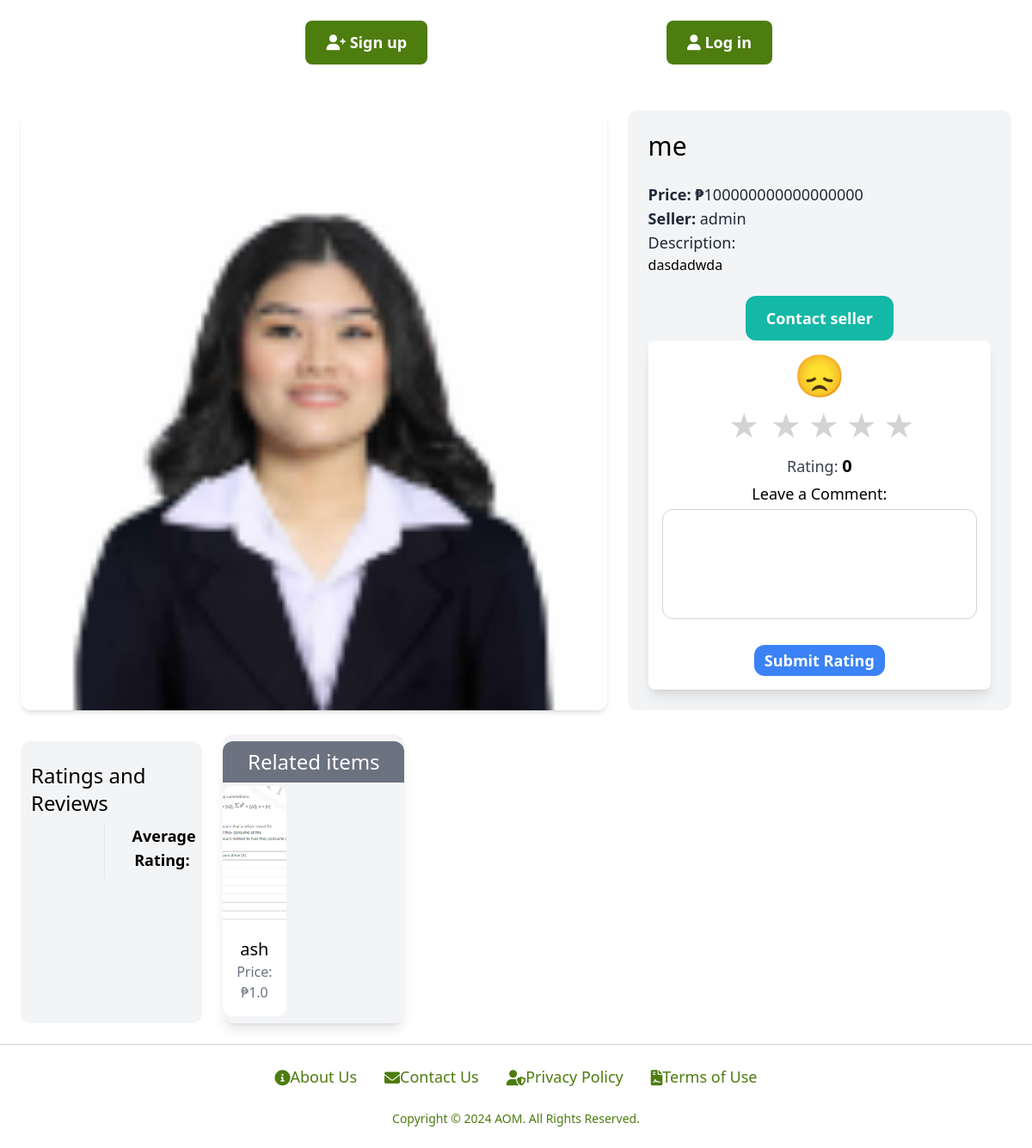
Page /items/1/ on the committed database.
### item/models.py (models this page shows, shortened)
class Item(models.Model):
    category = models.ForeignKey(Category, related_name='items', on_delete=models.CASCADE)
    name = models.CharField(max_length=225)
    description = models.TextField(blank=True, null=True)
    price = models.FloatField()
    image = models.ImageField(upload_to='item_images', blank=True, null=False)
    is_sold = models.BooleanField(default=False)
    created_by = models.ForeignKey(User, related_name='items', on_delete=models.CASCADE)
    created_at = models.DateTimeField(auto_now_add=True)

### item/views.py (the view)
# urls.py: path('<int:pk>/', views.detail, name='detail'),
def detail(request, pk):
    item = get_object_or_404(Item, pk=pk)
    related_items = Item.objects.filter(category=item.category, is_sold=False).exclude(pk=pk)[:3]
    ratings = item.ratings.all()  # Get all ratings for the item
    return render(request, 'item/detail.html', {
        'item': item,
        'related_items': related_items,
        'ratings': ratings
    })

### item/templates/item/detail.html (shortened to what this page needs)
{% extends 'core/base.html' %}
{% block content %}
<link rel="stylesheet" href="https://cdnjs.cloudflare.com/ajax/libs/font-awesome/6.0.0-beta3/css/all.min.css">
<div class="grid grid-cols-5 gap-6">
    <div class="col-span-3">
        <img src="{{ item.image.url }}" class="w-full h-full object-cover rounded-xl shadow-md">
    </div>
    <div class="col-span-2 p-6 bg-gray-100 rounded-xl">
        <h1 class="mb-6 text-3xl">{{ item.name }}</h1>
        <p class="text-lg font-medium text-gray-800"><strong>Price: ₱</strong>{{ item.price }}</p>
        <p class="text-lg font-medium text-gray-800"><strong>Seller: </strong>{{ item.created_by.username }}</p>
        {% if item.description %}
            <p cclass="text-lg font-medium text-gray-800"><strong class="text-lg font-medium text-gray-800">Description: </strong><br>
                {{ item.description }}
            </p>
        {% endif %}
        {% if request.user == item.created_by %}
        <div class="mt-3 p-4 bg-white shadow-lg rounded-lg mb-2">
            <p class="text-lg font-medium text-gray-800">This is your item!</p>
            <a href="{% url 'item:edit' item.id %}" class="inline-block mt-3 px-4 py-2 text-sm font-semibold bg-teal-500 text-white rounded-lg transition duration-200 hover:bg-teal-600 focus:outline-none focus:ring focus:ring-red-300">Edit</a>
            <a href="{% url 'item:delete' item.id %}" class="inline-block mt-3 px-4 py-2 text-sm font-semibold bg-red-500 text-white rounded-lg transition duration-200 hover:bg-red-600 focus:outline-none focus:ring focus:ring-red-300">Delete</a>
        </div>
        <div id="star-rating" class="flex flex-col p-4 bg-white shadow-lg rounded-lg">
            <p id="emoji" class="text-5xl mb-4 flex justify-center">😞</p>
            <div class="flex justify-center space-x-2">
                <span class="star text-3xl cursor-pointer text-gray-400 hover:text-yellow-400 transition duration-200" data-value="1">&#9733;</span>
                <span class="star text-3xl cursor-pointer text-gray-400 hover:text-yellow-400 transition duration-200" data-value="2">&#9733;</span>
                <span class="star text-3xl cursor-pointer text-gray-400 hover:text-yellow-400 transition duration-200" data-value="3">&#9733;</span>
                <span class="star text-3xl cursor-pointer text-gray-400 hover:text-yellow-400 transition duration-200" data-value="4">&#9733;</span>
                <span class="star text-3xl cursor-pointer text-gray-400 hover:text-yellow-400 transition duration-200" data-value="5">&#9733;</span>
            </div>
            <p class="mt-4 text-lg font-medium text-center text-gray-700">Rating: <span id="rating-value" class="font-bold text-xl text-black">0</span></p>
            <div class="mt-1">
                <label for="comment" class="block text-lg">Leave a Comment:</label>
                <textarea id="comment" rows="4" class="w-full h-32 p-1 border border-gray-300 rounded-xl mt-1 overflow-y-auto" style="resize: none;"></textarea>
            </div>
            <div class="mt-6 text-center">
                <button id="submit-rating" class="px-3 py-1 text-lg font-semibold bg-blue-500 text-white rounded-xl hover:bg-blue-700">Submit Rating</button>
            </div>
            <div id="submitted-rating" class="mt-6 text-center hidden">
                <p class="text-lg">Your submitted rating: <span id="final-rating-value" class="font-semibold"></span></p>
                <p class="text-lg">Your comment: <span id="final-comment" class="font-semibold"></span></p>
            </div>
        </div>
        {% else %}
        <div class="mt-6 text-center">
            <a href="{% url 'inbox:new' item.id %}" class="inline-block px-6 py-3 text-lg font-semibold bg-teal-500 text-white rounded-xl hover:bg-teal-700">Contact seller</a>
            <div id="star-rating" class="flex flex-col p-4 bg-white shadow-lg rounded-lg">
                <p id="emoji" class="text-5xl mb-4 flex justify-center">😞</p>
                <div class="flex justify-center space-x-2">
                    <span class="star text-3xl cursor-pointer text-gray-400 hover:text-yellow-400 transition duration-200" data-value="1">&#9733;</span>
                    <span class="star text-3xl cursor-pointer text-gray-400 hover:text-yellow-400 transition duration-200" data-value="2">&#9733;</span>
                    <span class="star text-3xl cursor-pointer text-gray-400 hover:text-yellow-400 transition duration-200" data-value="3">&#9733;</span>
                    <span class="star text-3xl cursor-pointer text-gray-400 hover:text-yellow-400 transition duration-200" data-value="4">&#9733;</span>
                    <span class="star text-3xl cursor-pointer text-gray-400 hover:text-yellow-400 transition duration-200" data-value="5">&#9733;</span>
                </div>
                <p class="mt-4 text-lg font-medium text-center text-gray-700">Rating: <span id="rating-value" class="font-bold text-xl text-black">0</span></p>
                <div class="mt-1">
                    <label for="comment" class="block text-lg">Leave a Comment:</label>
                    <textarea id="comment" rows="4" class="w-full h-32 p-1 border border-gray-300 rounded-xl mt-1 overflow-y-auto" style="resize: none;"></textarea>
                </div>
                <div class="mt-6 text-center">
                    <button id="submit-rating" class="px-3 py-1 text-lg font-semibold bg-blue-500 text-white rounded-xl hover:bg-blue-700">Submit Rating</button>
                </div>
            </div>
        {% endif %}
    </div>
</div>
<div id="ratings-section" class="mt-3 px-3 py-6 bg-gray-100 rounded-xl ">
    <h2 class="mb-2 text-2xl">Ratings and Reviews</h2>
    <div class="grid grid-cols-1 md:grid-cols-2 gap-4">
        <div id="ratings-list" class="border-r pr-4"> </div>
        <div id="average-rating" class="text-center pl-4">
            <h3 class="text-lg font-semibold mb-2">Average Rating:</h3>
        </div>
    </div>
</div>
<div class="mt-1 py-2 bg-gray-100 rounded-xl shadow-lg">
    <h2 class="mb-1 text-2xl text-center bg-gray-500 text-white py-2 rounded-t-xl">Related items</h2>
    <div class="grid grid-cols-6 gap-3">
        {% for related_item in related_items %}
            <div class="max-w-xs mx-auto">
                <a href="{% url 'item:detail' related_item.id %}">
                    <div class="h-40 overflow-hidden">
                        <img src="{{ related_item.image.url }}" class="w-full h-full object-cover rounded-t-xl">
                    </div>
                    <div class="p-4 bg-white rounded-b-xl">
                        <h2 class="text-xl text-center">{{ related_item.name }}</h2>
                        <p class="text-gray-500 text-center">Price: ₱{{ related_item.price }}</p>
                    </div>
                </a>
            </div>
        {% endfor %}
    </div>
</div>
</div>
{% endblock %}

### core/templates/core/base.html (style rules this page uses)
body { background-image: url('https://scontent.xx.fbcdn.net/v/t1.15752-9/462544626_536224996014176_3166878057817183399_n.png?stp=dst-png_s552x414&_nc_cat=104&ccb=1-7&_nc_sid=0024fc&_nc_eui2=AeG2SPv0FFM_7fu66ZsbfhaQBlKGJYcZdJUGUoYlhxl0lTYmtNPKT2CKpcnAxSaRbuCTbeXsJuZtwyUU8cCJGQQi&_nc_ohc=IJ3eMW7SUnIQ7kNvgEE4L9u&_nc_ad=z-m&_nc_cid=0&_nc_zt=23&_nc_ht=scontent.xx&_nc_gid=ASZmw1G-qUYM1wyD3LnhHLX&oh=03_Q7cD1QFdOqNPi8zLx3t630vPs2denqAG81u7zx780m0m05UyYQ&oe=673C9121'); background-size: cover; background-repeat: no-repeat; background-attachment: fixed; height: 100%; margin: 0; display: flex; flex-direction: column; }
body { flex: 1; }

### item/templates/item/detail.html (style rules this page uses)
.star { font-size: 40px; color: lightgray; cursor: pointer; margin: 0 5px; }

### rows in the picture
Item: image (picture), name "me", price "100000000000000000", created_by.username "admin", description "dasdadwda"
Item: image (picture), name "ash", price "1.0"
